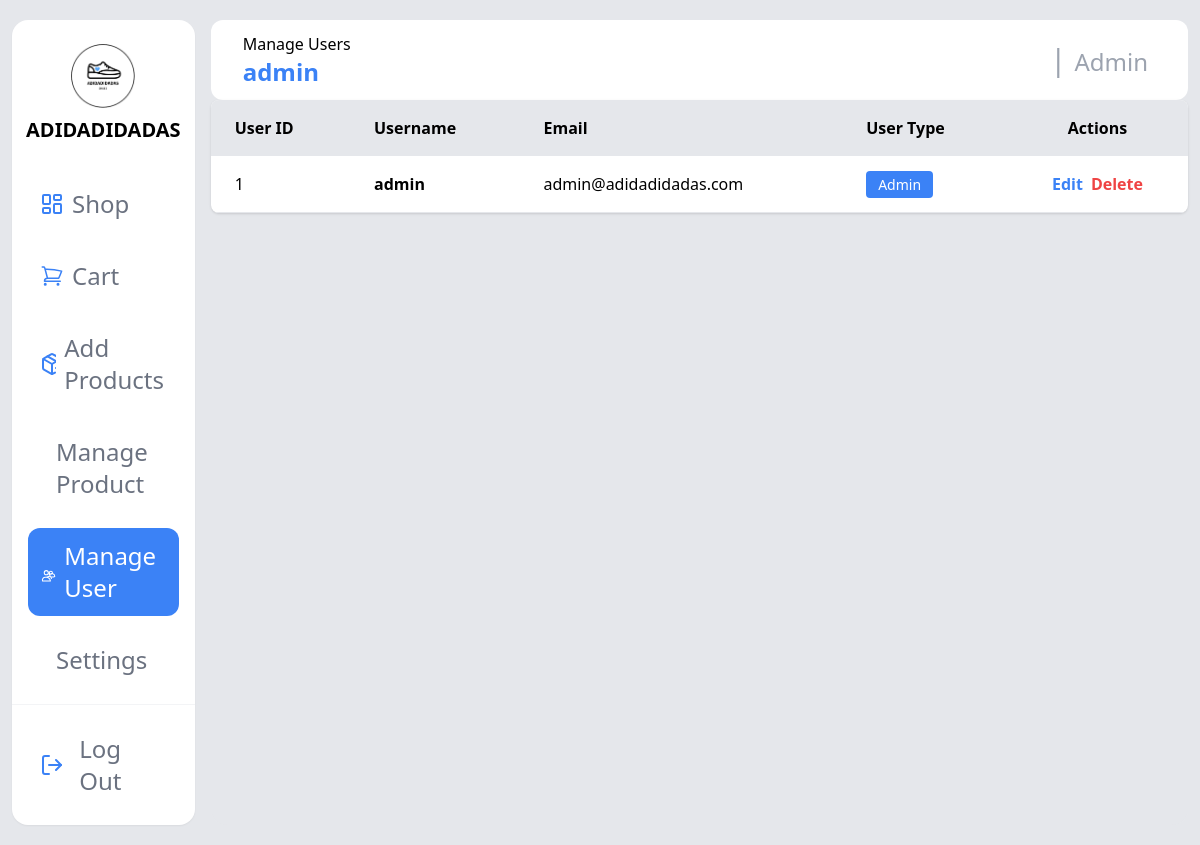
Page /manage_users.php (signed in) on the committed database.
### tables this page shows
CREATE TABLE `tbl_user` (
  `user_id` int(11) NOT NULL AUTO_INCREMENT,
  `userName` varchar(255) NOT NULL UNIQUE,
  `email` varchar(250) NOT NULL UNIQUE,
  `userPassword` varchar(250) NOT NULL,
  `userType` enum('Admin', 'Staff', 'Customer') NOT NULL DEFAULT 'Customer',
  `profile_picture` varchar(255) NULL,
  `created_at` timestamp DEFAULT CURRENT_TIMESTAMP,
  `updated_at` timestamp DEFAULT CURRENT_TIMESTAMP ON UPDATE CURRENT_TIMESTAMP,
  PRIMARY KEY (`user_id`),
  INDEX `idx_email` (`email`),
  INDEX `idx_userType` (`userType`)
);

### manage_users.php (the view, shortened to what this page needs)
<?php
include 'connection.php';
$sql = "SELECT user_id, userName, email, userType FROM tbl_user ORDER BY user_id DESC";
$result = mysqli_query($conn, $sql);
$users = [];
if ($result) {
    while ($row = mysqli_fetch_assoc($result)) {
        $users[] = $row;
    }
}
?>
<!DOCTYPE html>
<html lang="en">
<head>
    <script src="https://cdn.tailwindcss.com"></script>
</head>
<body>
    <div class="min-h-screen bg-gray-200 px-3 py-5 grid grid-cols-1 md:grid-cols-12 gap-4">
        <?php include 'components/sidebar.php'; ?>
        <div class="bg-gray-200 rounded-2xl col-span-1 md:col-span-10">
            <div class="bg-white h-20 rounded-xl w-full p-2 flex justify-between items-center">
                <div class="ps-6 w-full">
                    <span>Manage Users</span>
                    <?php
                        if (isset($_SESSION['username'])) {
                            echo '<h1 class="text-2xl font-bold text-blue-500">' . htmlspecialchars($_SESSION['username']) . '</h1>';
                        }
                    ?>
                </div>
                <div class="flex justify-end items-center w-full p-4">
                    <div class="p-4 flex gap-2 items-center max-w-xs sm:max-w-sm md:max-w-md overflow-hidden">
                        <h1 class="text-3xl text-gray-400">|</h1>
                        <?php
                            if (isset($_SESSION['userType'])) {
                                echo '<div class="flex items-center gap-1 truncate">
                                        <h1 class="text-2xl text-gray-400 pt-1 truncate">' . htmlspecialchars($_SESSION['userType']) . '</h1>
                                      </div>';
                            }
                        ?>
                    </div>
                </div>
            </div>
                <div class="bg-white rounded-lg shadow overflow-hidden">
                    <table class="w-full">
                        <thead class="bg-gray-200">
                            <tr>
                                <th class="px-6 py-4 text-left font-semibold">User ID</th>
                                <th class="px-6 py-4 text-left font-semibold">Username</th>
                                <th class="px-6 py-4 text-left font-semibold">Email</th>
                                <th class="px-6 py-4 text-left font-semibold">User Type</th>
                                <th class="px-6 py-4 text-center font-semibold">Actions</th>
                            </tr>
                        </thead>
                        <tbody>
                            <?php if (count($users) > 0): ?>
                                <?php foreach ($users as $user): ?>
                                    <tr class="border-b border-gray-200 hover:bg-gray-50">
                                        <td class="px-6 py-4"><?php echo $user['user_id']; ?></td>
                                        <td class="px-6 py-4 font-semibold"><?php echo htmlspecialchars($user['userName']); ?></td>
                                        <td class="px-6 py-4"><?php echo htmlspecialchars($user['email']); ?></td>
                                        <td class="px-6 py-4">
                                            <span class="px-3 py-1 rounded text-white text-sm <?php echo strtolower($user['userType']) === 'admin' ? 'bg-blue-500' : 'bg-gray-500'; ?>">
                                                <?php echo htmlspecialchars($user['userType']); ?>
                                            </span>
                                        </td>
                                        <td class="px-6 py-4 text-center">
                                            <div class="flex gap-2 justify-center">
                                                <a href="edit_user.php?id=<?php echo $user['user_id']; ?>" class="text-blue-500 hover:text-blue-700 font-semibold">
                                                    Edit
                                                </a>
                                                <?php if ($user['user_id'] !== $_SESSION['user_id']): ?>
                                                    <a href="manage_users.php?delete_id=<?php echo $user['user_id']; ?>" class="text-red-500 hover:text-red-700 font-semibold" onclick="return confirm('Are you sure you want to delete this user?');">
                                                        Delete
                                                    </a>
                                                <?php endif; ?>
                                            </div>
                                        </td>
                                    </tr>
                                <?php endforeach; ?>
                            <?php else: ?>
                                <tr>
                                    <td colspan="5" class="px-6 py-4 text-center text-gray-500">No users found</td>
                                </tr>
                            <?php endif; ?>
                        </tbody>
                    </table>
                </div>
            </div>
        </div>
</body>
</html>

### rows in the picture
tbl_user: user_id "1", userName "admin", email "admin@adidadidadas.com", userType "Admin"

### other values in the picture
$_SESSION['username'] "admin"
$_SESSION['userType'] "Admin"
